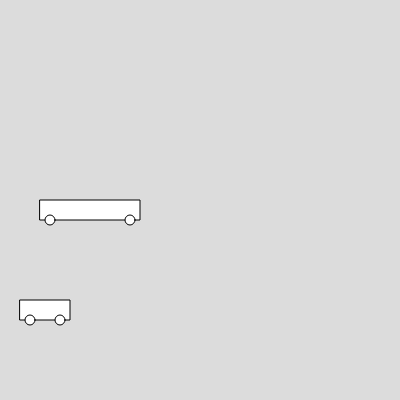
Frame 1 (no input)
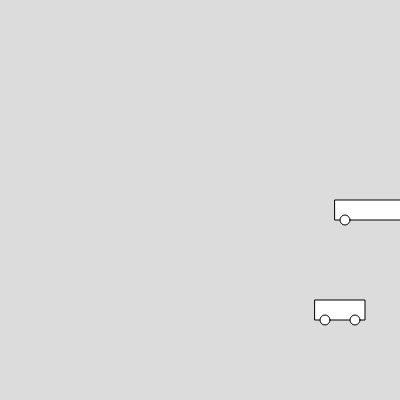
Frame 60 (no input)
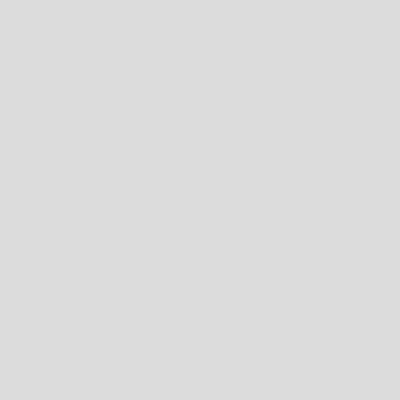
Frame 120 (the mouse pressed at the canvas centre since frame 60)

The p5.js sketch that drew these frames (run headless with seeded random() and noise() and a simulated clock; from frame 60 on, the mouse is pressed at the canvas centre):

// p5.js sketch
// ── sketch.js

let myCar
let yourCar
let Cars = [];
let noCars = 20;

function setup() {
  //creating an object from "car" blueprint
  createCanvas(400, 400);
  myCar = new Car(20,300,50,5);
  yourCar = new Car (40,200,100,5);

  for( let i=0; i<noCars; i+=1){
    let tempCar = new Car(random(0,width),random(0,height,),50,30);
    Cars.push(tempCar);
    
  }

}

function draw() {
  background(220);
  myCar.show();
  myCar.move();
  yourCar.show();
  yourCar.move();
}

// ── car.js
class Car{
    constructor(x,y,size,speed) {
        this.x = x;
        this.y = y;
        this.size = size;
        this.speed = 5;
    }
    show() {
        rect(this.x, this.y, this.size,20);
        ellipse(this.x+10,this.y+20,10,)
        ellipse(this.x+this.size-10,this.y+20,10)
          
    }
    move(){
        this.x = this.x+this.speed;
    }
}
